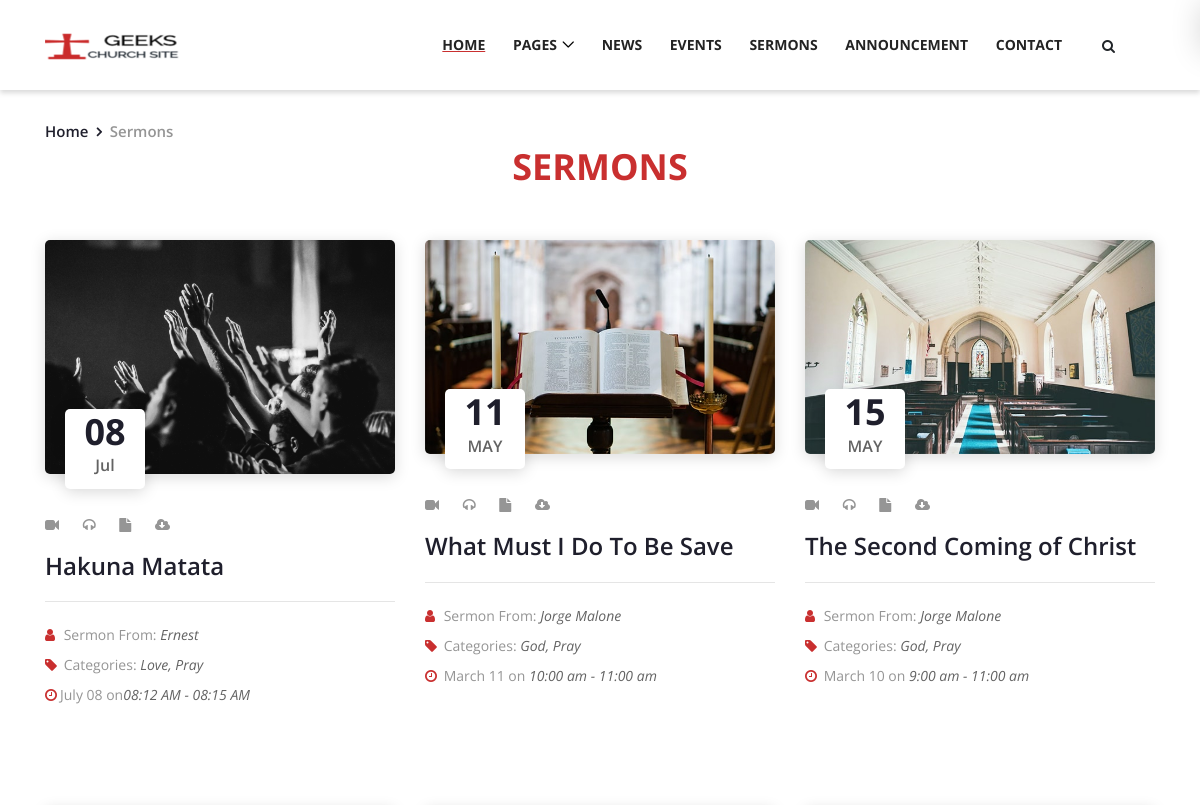
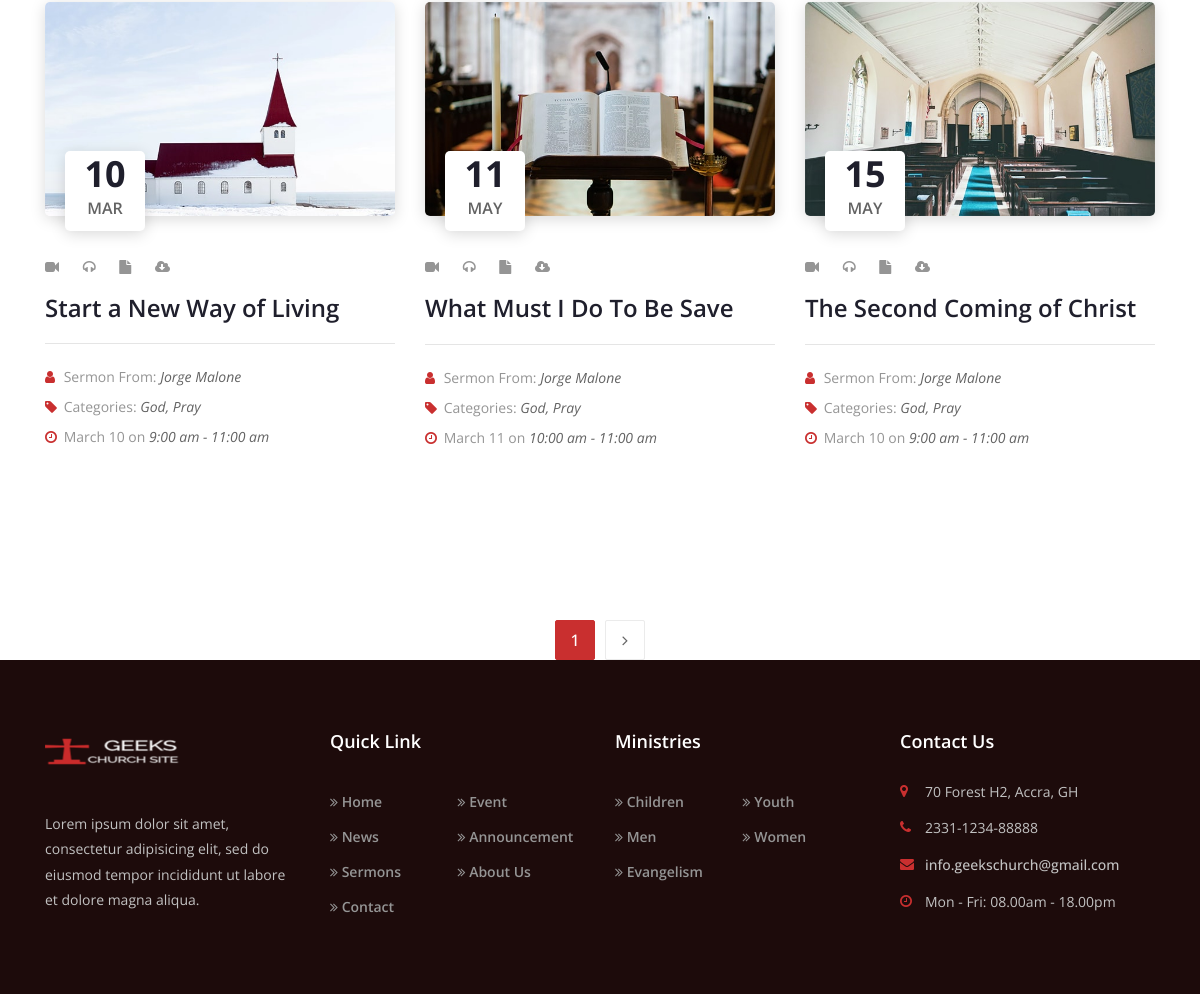
Screenshot of /sermon/ with the database file from the repository (2 pictures, top to bottom).
### blog/models.py (models this page shows, shortened)
class Sermon(models.Model):
    date_of_sermon = models.DateTimeField()  # only the month and the day
    time_start = models.DateTimeField()
    time_end = models.DateTimeField()
    format_video = models.URLField(max_length=1000, blank=True, null=True)
    format_audio = models.FileField(upload_to='Sermon/Audio/', blank=True, null=True)
    format_doc = models.FileField(upload_to='Sermon/Document/', blank=True, null=True)
    picture = models.ImageField(upload_to='Sermon/pictures', null=True)
    title = models.CharField(max_length=100)
    preacher = models.CharField(max_length=150)
    category = models.CharField(max_length=50, null=True)
    content = models.TextField()
    slug = models.SlugField()
    def get_absolute_url(self):
        return reverse('blog-sermon-detail', kwargs={'slug': self.slug})

### blog/views.py (the view)
# urls.py: path('sermon/', SermonView.as_view(), name='blog-sermon'),
class SermonView(ListView):
    model = Sermon
    paginate_by = 1
    template_name = 'blog/sermons.html'

### blog/templates/blog/sermons.html (shortened to what this page needs)
{% extends 'blog/base_main.html' %}
{% load static %}
{% block content %}
    <div class="breadcrumb-area">
        <div class="container">
            <div class="row">
                <div class="col-12">
                    <nav aria-label="breadcrumb">
                        <ol class="breadcrumb">
                            <li class="breadcrumb-item"><a href="{% url 'blog-home' %}">Home</a></li>
                            <li class="breadcrumb-item active" aria-current="page">Sermons</li>
                        </ol>
                    </nav>
                </div>
            </div>
        </div>
    </div>
    <section class="latest-sermons-area">
        <div class="container">
            <div class="row">
                <div class="col-12">
                    <div class="section-heading">
                        <h2 style="color: #c92f2f;"> Sermons</h2>
                    </div>
                </div>
            </div>
            <div class="row">
                {% for object in object_list %}
                <div class="col-12 col-sm-6 col-lg-4">
                    <div class="single-latest-sermons mb-100">
                        <div class="sermons-thumbnail">
                            <a href="{{ object.get_absolute_url }}">
                                <img src="{{ object.picture.url }}" alt="">
                            </a>
                            <div class="sermons-date">
                                <h6><span>{{ object.date_of_sermon|date:"d" }}</span>{{ object.date_of_sermon|date:"M" }}</h6>
                            </div>
                        </div>
                        <div class="sermons-content">
                            <div class="sermons-cata">
                                {% if object.format_video %}
                                <a href="#" data-toggle="tooltip" data-placement="top" title="Video"><i class="fa fa-video-camera" aria-hidden="true"></i></a>
                                {% endif %}
                                {% if object.format_audio %}
                                <a href="#" data-toggle="tooltip" data-placement="top" title="Audio"><i class="fa fa-headphones" aria-hidden="true"></i></a>
                                {% endif %}
                                {% if object.format_doc %}
                                <a href="#" data-toggle="tooltip" data-placement="top" title="Docs"><i class="fa fa-file" aria-hidden="true"></i></a>
                                {% endif %}
                                <a href="#" data-toggle="tooltip" data-placement="top" title="Download"><i class="fa fa-cloud-download" aria-hidden="true"></i></a>
                            </div>
                            <a href="{{ object.get_absolute_url }}"><h4>{{ object.title }}</h4></a>
                            <div class="sermons-meta-data">
                                <p><i class="fa fa-user" aria-hidden="true"></i> Sermon From: <span>{{ object.preacher }}</span></p>
                                <p><i class="fa fa-tag" aria-hidden="true"></i> Categories: <span>{{ object.category }}</span></p>
                                <p><i class="fa fa-clock-o" aria-hidden="true"></i>{{ object.date_of_sermon|date:"F d " }}on<span>{{ object.time_start|date:"h:s A" }} - {{ object.time_end|date:"h:s A" }}</span></p>
                            </div>
                        </div>
                    </div>
                </div>
                {% endfor %}
                <div class="col-12 col-sm-6 col-lg-4">
                    <div class="single-latest-sermons mb-100">
                        <div class="sermons-thumbnail">
                            <img src="{% static 'blog/img/bg-img/8.jpg' %}" alt="">
                            <div class="sermons-date">
                                <h6><span>11</span>MAY</h6>
                            </div>
                        </div>
                        <div class="sermons-content">
                            <div class="sermons-cata">
                                <a href="#" data-toggle="tooltip" data-placement="top" title="Video"><i class="fa fa-video-camera" aria-hidden="true"></i></a>
                                <a href="#" data-toggle="tooltip" data-placement="top" title="Audio"><i class="fa fa-headphones" aria-hidden="true"></i></a>
                                <a href="#" data-toggle="tooltip" data-placement="top" title="Docs"><i class="fa fa-file" aria-hidden="true"></i></a>
                                <a href="#" data-toggle="tooltip" data-placement="top" title="Download"><i class="fa fa-cloud-download" aria-hidden="true"></i></a>
                            </div>
                            <h4>What Must I Do To Be Save</h4>
                            <div class="sermons-meta-data">
                                <p><i class="fa fa-user" aria-hidden="true"></i> Sermon From: <span>Jorge Malone</span></p>
                                <p><i class="fa fa-tag" aria-hidden="true"></i> Categories: <span>God, Pray</span></p>
                                <p><i class="fa fa-clock-o" aria-hidden="true"></i> March 11 on <span>10:00 am - 11:00 am</span></p>
                            </div>
                        </div>
                    </div>
                </div>
                <div class="col-12 col-sm-6 col-lg-4">
                    <div class="single-latest-sermons mb-100">
                        <div class="sermons-thumbnail">
                            <img src="{% static 'blog/img/bg-img/9.jpg' %}" alt="">
                            <div class="sermons-date">
                                <h6><span>15</span>MAY</h6>
                            </div>
                        </div>
                        <div class="sermons-content">
                            <div class="sermons-cata">
                                <a href="#" data-toggle="tooltip" data-placement="top" title="Video"><i class="fa fa-video-camera" aria-hidden="true"></i></a>
                                <a href="#" data-toggle="tooltip" data-placement="top" title="Audio"><i class="fa fa-headphones" aria-hidden="true"></i></a>
                                <a href="#" data-toggle="tooltip" data-placement="top" title="Docs"><i class="fa fa-file" aria-hidden="true"></i></a>
                                <a href="#" data-toggle="tooltip" data-placement="top" title="Download"><i class="fa fa-cloud-download" aria-hidden="true"></i></a>
                            </div>
                            <h4>The Second Coming of Christ</h4>
                            <div class="sermons-meta-data">
                                <p><i class="fa fa-user" aria-hidden="true"></i> Sermon From: <span>Jorge Malone</span></p>
                                <p><i class="fa fa-tag" aria-hidden="true"></i> Categories: <span>God, Pray</span></p>
                                <p><i class="fa fa-clock-o" aria-hidden="true"></i> March 10 on <span>9:00 am - 11:00 am</span></p>
                            </div>
                        </div>
                    </div>
                </div>
                <div class="col-12 col-sm-6 col-lg-4">
                    <div class="single-latest-sermons mb-100">
                        <div class="sermons-thumbnail">
                            <img src="{% static 'blog/img/bg-img/7.jpg' %}" alt="">
                            <div class="sermons-date">
                                <h6><span>10</span>MAR</h6>
                            </div>
                        </div>
                        <div class="sermons-content">
                            <div class="sermons-cata">
                                <a href="#" data-toggle="tooltip" data-placement="top" title="Video"><i class="fa fa-video-camera" aria-hidden="true"></i></a>
                                <a href="#" data-toggle="tooltip" data-placement="top" title="Audio"><i class="fa fa-headphones" aria-hidden="true"></i></a>
                                <a href="#" data-toggle="tooltip" data-placement="top" title="Docs"><i class="fa fa-file" aria-hidden="true"></i></a>
                                <a href="#" data-toggle="tooltip" data-placement="top" title="Download"><i class="fa fa-cloud-download" aria-hidden="true"></i></a>
                            </div>
                            <h4>Start a New Way of Living</h4>
                            <div class="sermons-meta-data">
                                <p><i class="fa fa-user" aria-hidden="true"></i> Sermon From: <span>Jorge Malone</span></p>
                                <p><i class="fa fa-tag" aria-hidden="true"></i> Categories: <span>God, Pray</span></p>
                                <p><i class="fa fa-clock-o" aria-hidden="true"></i> March 10 on <span>9:00 am - 11:00 am</span></p>
                            </div>
                        </div>
                    </div>
                </div>
                <div class="col-12 col-sm-6 col-lg-4">
                    <div class="single-latest-sermons mb-100">
                        <div class="sermons-thumbnail">
                            <img src="{% static 'blog/img/bg-img/8.jpg' %}" alt="">
                            <div class="sermons-date">
                                <h6><span>11</span>MAY</h6>
                            </div>
                        </div>
                        <div class="sermons-content">
                            <div class="sermons-cata">
                                <a href="#" data-toggle="tooltip" data-placement="top" title="Video"><i class="fa fa-video-camera" aria-hidden="true"></i></a>
                                <a href="#" data-toggle="tooltip" data-placement="top" title="Audio"><i class="fa fa-headphones" aria-hidden="true"></i></a>
                                <a href="#" data-toggle="tooltip" data-placement="top" title="Docs"><i class="fa fa-file" aria-hidden="true"></i></a>
                                <a href="#" data-toggle="tooltip" data-placement="top" title="Download"><i class="fa fa-cloud-download" aria-hidden="true"></i></a>
                            </div>
                            <h4>What Must I Do To Be Save</h4>
                            <div class="sermons-meta-data">
                                <p><i class="fa fa-user" aria-hidden="true"></i> Sermon From: <span>Jorge Malone</span></p>
                                <p><i class="fa fa-tag" aria-hidden="true"></i> Categories: <span>God, Pray</span></p>
                                <p><i class="fa fa-clock-o" aria-hidden="true"></i> March 11 on <span>10:00 am - 11:00 am</span></p>
                            </div>
                        </div>
                    </div>
                </div>
                <div class="col-12 col-sm-6 col-lg-4">
                    <div class="single-latest-sermons mb-100">
                        <div class="sermons-thumbnail">
                            <img src="{% static 'blog/img/bg-img/9.jpg' %}" alt="">
                            <div class="sermons-date">
                                <h6><span>15</span>MAY</h6>
                            </div>
                        </div>
                        <div class="sermons-content">
                            <div class="sermons-cata">
                                <a href="#" data-toggle="tooltip" data-placement="top" title="Video"><i class="fa fa-video-camera" aria-hidden="true"></i></a>
                                <a href="#" data-toggle="tooltip" data-placement="top" title="Audio"><i class="fa fa-headphones" aria-hidden="true"></i></a>
                                <a href="#" data-toggle="tooltip" data-placement="top" title="Docs"><i class="fa fa-file" aria-hidden="true"></i></a>
                                <a href="#" data-toggle="tooltip" data-placement="top" title="Download"><i class="fa fa-cloud-download" aria-hidden="true"></i></a>
                            </div>
                            <h4>The Second Coming of Christ</h4>
                            <div class="sermons-meta-data">
                                <p><i class="fa fa-user" aria-hidden="true"></i> Sermon From: <span>Jorge Malone</span></p>
                                <p><i class="fa fa-tag" aria-hidden="true"></i> Categories: <span>God, Pray</span></p>
                                <p><i class="fa fa-clock-o" aria-hidden="true"></i> March 10 on <span>9:00 am - 11:00 am</span></p>
                            </div>
                        </div>
                    </div>
                </div>
                <div class="col-12">
                    {% if is_paginated %}
                    <div class="pagination-area mt-70">
                        <nav aria-label="Page navigation example">
                            <ul class="pagination justify-content-center">
                                <li class="page-item active"><a class="page-link">{{ page_obj.number }}</a></li>
                                {% if page_obj.has_next %}
                                <li class="page-item"><a class="page-link" href="?page={{ page_obj.next_page_number }}"><i class="fa fa-angle-right"></i></a></li>
                                {% endif %}
                            </ul>
                        </nav>
                    </div>
                    {% endif %}
                </div>
            </div>
        </div>
    </section>
 {%  endblock content %}

### rows the page displays
Sermon: picture (picture), date_of_sermon "08", date_of_sermon "Jul", title "Hakuna Matata", preacher "Ernest", category "Love, Pray", date_of_sermon "July 08", time_start "08:12 AM", time_end "08:15 AM"

### other values shown
{{ page_obj.number }} "1"
